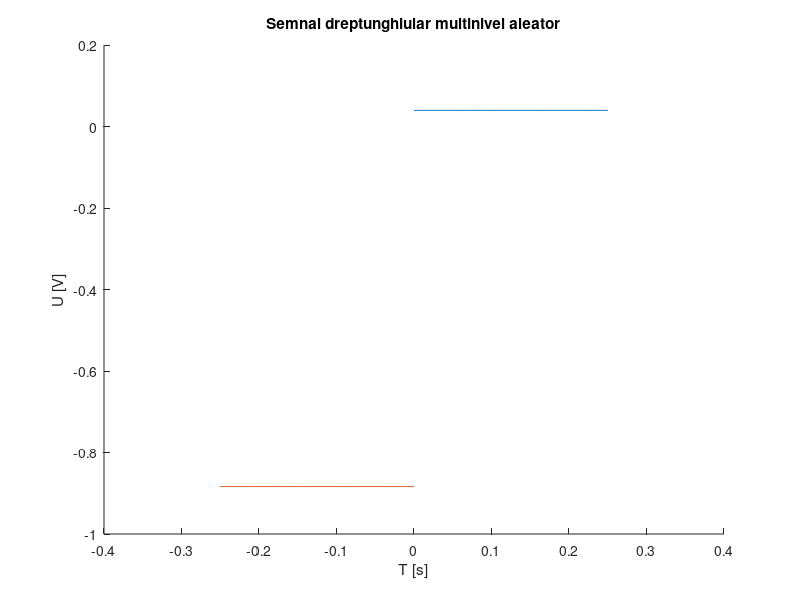

This figure's MATLAB source:
hold on; %aceasta functie asigura reprezentarea tuturor semnalelor componente pe aceeasi figura
%rezolutie temporara de 2ms
r1=rand(1);
r2=rand(1);
t=0:.002:0.25;
x1=r1*square(2*pi*4*t,100);%am ales factorul de umplere 100 pentru a pastra un nivel constant
x2=-r2*square(2*pi*4*t,100);
plot(t,x1);
plot(t-0.25,x2);%am deplasat al doilea semnal pentru a-l pozitiona la stanga primului
xlabel('T [s]')
ylabel('U [V]')
title('Semnal dreptunghiular multinivel aleator')